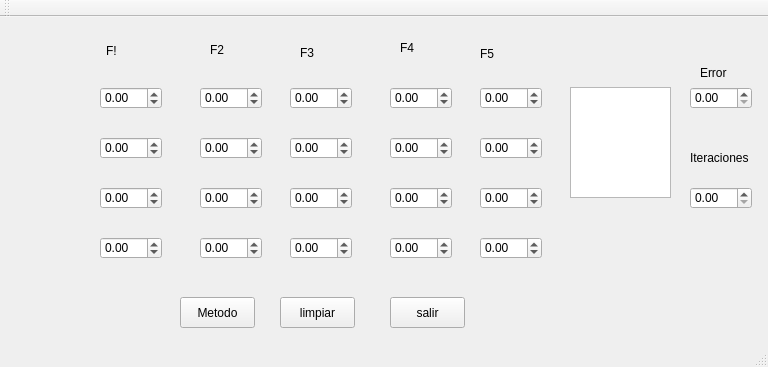
<?xml version="1.0" encoding="UTF-8"?>
<ui version="4.0">
 <class>MainWindow</class>
 <widget class="QMainWindow" name="MainWindow">
  <property name="geometry">
   <rect>
    <x>0</x>
    <y>0</y>
    <width>768</width>
    <height>367</height>
   </rect>
  </property>
  <property name="windowTitle">
   <string>MainWindow</string>
  </property>
  <widget class="QWidget" name="centralWidget">
   <widget class="QPushButton" name="Metodo">
    <property name="geometry">
     <rect>
      <x>180</x>
      <y>280</y>
      <width>75</width>
      <height>31</height>
     </rect>
    </property>
    <property name="text">
     <string>Metodo</string>
    </property>
   </widget>
   <widget class="QPushButton" name="salir">
    <property name="geometry">
     <rect>
      <x>390</x>
      <y>280</y>
      <width>75</width>
      <height>31</height>
     </rect>
    </property>
    <property name="text">
     <string>salir</string>
    </property>
   </widget>
   <widget class="QPushButton" name="limpiar">
    <property name="geometry">
     <rect>
      <x>280</x>
      <y>280</y>
      <width>75</width>
      <height>31</height>
     </rect>
    </property>
    <property name="text">
     <string>limpiar</string>
    </property>
   </widget>
   <widget class="QDoubleSpinBox" name="a4">
    <property name="geometry">
     <rect>
      <x>100</x>
      <y>220</y>
      <width>62</width>
      <height>22</height>
     </rect>
    </property>
    <property name="minimum">
     <double>-100.000000000000000</double>
    </property>
   </widget>
   <widget class="QDoubleSpinBox" name="a3">
    <property name="geometry">
     <rect>
      <x>100</x>
      <y>170</y>
      <width>62</width>
      <height>22</height>
     </rect>
    </property>
    <property name="minimum">
     <double>-100.000000000000000</double>
    </property>
   </widget>
   <widget class="QDoubleSpinBox" name="d1">
    <property name="geometry">
     <rect>
      <x>390</x>
      <y>70</y>
      <width>62</width>
      <height>22</height>
     </rect>
    </property>
    <property name="minimum">
     <double>-100.000000000000000</double>
    </property>
   </widget>
   <widget class="QTextEdit" name="x4">
    <property name="geometry">
     <rect>
      <x>570</x>
      <y>70</y>
      <width>101</width>
      <height>111</height>
     </rect>
    </property>
   </widget>
   <widget class="QLabel" name="label_4">
    <property name="geometry">
     <rect>
      <x>400</x>
      <y>15</y>
      <width>47</width>
      <height>31</height>
     </rect>
    </property>
    <property name="text">
     <string>F4</string>
    </property>
   </widget>
   <widget class="QDoubleSpinBox" name="e2">
    <property name="geometry">
     <rect>
      <x>480</x>
      <y>120</y>
      <width>62</width>
      <height>22</height>
     </rect>
    </property>
    <property name="minimum">
     <double>-100.000000000000000</double>
    </property>
   </widget>
   <widget class="QDoubleSpinBox" name="e1">
    <property name="geometry">
     <rect>
      <x>480</x>
      <y>70</y>
      <width>62</width>
      <height>22</height>
     </rect>
    </property>
    <property name="minimum">
     <double>-100.000000000000000</double>
    </property>
   </widget>
   <widget class="QDoubleSpinBox" name="e4">
    <property name="geometry">
     <rect>
      <x>480</x>
      <y>220</y>
      <width>62</width>
      <height>22</height>
     </rect>
    </property>
    <property name="minimum">
     <double>-100.000000000000000</double>
    </property>
   </widget>
   <widget class="QDoubleSpinBox" name="c4">
    <property name="geometry">
     <rect>
      <x>290</x>
      <y>220</y>
      <width>62</width>
      <height>22</height>
     </rect>
    </property>
    <property name="minimum">
     <double>-100.000000000000000</double>
    </property>
   </widget>
   <widget class="QLabel" name="label_3">
    <property name="geometry">
     <rect>
      <x>300</x>
      <y>20</y>
      <width>47</width>
      <height>31</height>
     </rect>
    </property>
    <property name="text">
     <string>F3</string>
    </property>
   </widget>
   <widget class="QDoubleSpinBox" name="d2">
    <property name="geometry">
     <rect>
      <x>390</x>
      <y>120</y>
      <width>62</width>
      <height>22</height>
     </rect>
    </property>
    <property name="minimum">
     <double>-100.000000000000000</double>
    </property>
   </widget>
   <widget class="QDoubleSpinBox" name="b1">
    <property name="geometry">
     <rect>
      <x>200</x>
      <y>70</y>
      <width>62</width>
      <height>22</height>
     </rect>
    </property>
    <property name="minimum">
     <double>-100.000000000000000</double>
    </property>
   </widget>
   <widget class="QDoubleSpinBox" name="c2">
    <property name="geometry">
     <rect>
      <x>290</x>
      <y>120</y>
      <width>62</width>
      <height>22</height>
     </rect>
    </property>
    <property name="minimum">
     <double>-100.000000000000000</double>
    </property>
   </widget>
   <widget class="QDoubleSpinBox" name="d4">
    <property name="geometry">
     <rect>
      <x>390</x>
      <y>220</y>
      <width>62</width>
      <height>22</height>
     </rect>
    </property>
    <property name="minimum">
     <double>-100.000000000000000</double>
    </property>
   </widget>
   <widget class="QDoubleSpinBox" name="a2">
    <property name="geometry">
     <rect>
      <x>100</x>
      <y>120</y>
      <width>62</width>
      <height>22</height>
     </rect>
    </property>
    <property name="minimum">
     <double>-100.000000000000000</double>
    </property>
   </widget>
   <widget class="QDoubleSpinBox" name="e3">
    <property name="geometry">
     <rect>
      <x>480</x>
      <y>170</y>
      <width>62</width>
      <height>22</height>
     </rect>
    </property>
    <property name="minimum">
     <double>-100.000000000000000</double>
    </property>
   </widget>
   <widget class="QDoubleSpinBox" name="a1">
    <property name="geometry">
     <rect>
      <x>100</x>
      <y>70</y>
      <width>62</width>
      <height>22</height>
     </rect>
    </property>
    <property name="minimum">
     <double>-100.000000000000000</double>
    </property>
   </widget>
   <widget class="QDoubleSpinBox" name="b3">
    <property name="geometry">
     <rect>
      <x>200</x>
      <y>170</y>
      <width>62</width>
      <height>22</height>
     </rect>
    </property>
    <property name="minimum">
     <double>-100.000000000000000</double>
    </property>
   </widget>
   <widget class="QDoubleSpinBox" name="c3">
    <property name="geometry">
     <rect>
      <x>290</x>
      <y>170</y>
      <width>62</width>
      <height>22</height>
     </rect>
    </property>
    <property name="minimum">
     <double>-100.000000000000000</double>
    </property>
   </widget>
   <widget class="QLabel" name="label_6">
    <property name="geometry">
     <rect>
      <x>480</x>
      <y>30</y>
      <width>47</width>
      <height>13</height>
     </rect>
    </property>
    <property name="text">
     <string>F5</string>
    </property>
   </widget>
   <widget class="QLabel" name="label_2">
    <property name="geometry">
     <rect>
      <x>210</x>
      <y>22</y>
      <width>47</width>
      <height>21</height>
     </rect>
    </property>
    <property name="text">
     <string>F2</string>
    </property>
   </widget>
   <widget class="QDoubleSpinBox" name="d3">
    <property name="geometry">
     <rect>
      <x>390</x>
      <y>170</y>
      <width>62</width>
      <height>22</height>
     </rect>
    </property>
    <property name="minimum">
     <double>-100.000000000000000</double>
    </property>
   </widget>
   <widget class="QLabel" name="label">
    <property name="geometry">
     <rect>
      <x>106</x>
      <y>23</y>
      <width>41</width>
      <height>21</height>
     </rect>
    </property>
    <property name="text">
     <string>F!</string>
    </property>
   </widget>
   <widget class="QDoubleSpinBox" name="b4">
    <property name="geometry">
     <rect>
      <x>200</x>
      <y>220</y>
      <width>62</width>
      <height>22</height>
     </rect>
    </property>
    <property name="minimum">
     <double>-100.000000000000000</double>
    </property>
   </widget>
   <widget class="QDoubleSpinBox" name="b2">
    <property name="geometry">
     <rect>
      <x>200</x>
      <y>120</y>
      <width>62</width>
      <height>22</height>
     </rect>
    </property>
    <property name="minimum">
     <double>-100.000000000000000</double>
    </property>
   </widget>
   <widget class="QDoubleSpinBox" name="c1">
    <property name="geometry">
     <rect>
      <x>290</x>
      <y>70</y>
      <width>62</width>
      <height>22</height>
     </rect>
    </property>
    <property name="minimum">
     <double>-100.000000000000000</double>
    </property>
   </widget>
   <widget class="QLabel" name="label_5">
    <property name="geometry">
     <rect>
      <x>700</x>
      <y>40</y>
      <width>47</width>
      <height>31</height>
     </rect>
    </property>
    <property name="text">
     <string>Error</string>
    </property>
   </widget>
   <widget class="QDoubleSpinBox" name="Error">
    <property name="geometry">
     <rect>
      <x>690</x>
      <y>70</y>
      <width>62</width>
      <height>22</height>
     </rect>
    </property>
   </widget>
   <widget class="QLabel" name="label_7">
    <property name="geometry">
     <rect>
      <x>690</x>
      <y>130</y>
      <width>61</width>
      <height>21</height>
     </rect>
    </property>
    <property name="text">
     <string>Iteraciones</string>
    </property>
   </widget>
   <widget class="QDoubleSpinBox" name="Itera">
    <property name="geometry">
     <rect>
      <x>690</x>
      <y>170</y>
      <width>62</width>
      <height>22</height>
     </rect>
    </property>
   </widget>
  </widget>
  <widget class="QMenuBar" name="menuBar">
   <property name="geometry">
    <rect>
     <x>0</x>
     <y>0</y>
     <width>768</width>
     <height>21</height>
    </rect>
   </property>
  </widget>
  <widget class="QToolBar" name="mainToolBar">
   <attribute name="toolBarArea">
    <enum>TopToolBarArea</enum>
   </attribute>
   <attribute name="toolBarBreak">
    <bool>false</bool>
   </attribute>
  </widget>
  <widget class="QStatusBar" name="statusBar"/>
 </widget>
 <layoutdefault spacing="6" margin="11"/>
 <resources/>
 <connections/>
</ui>
